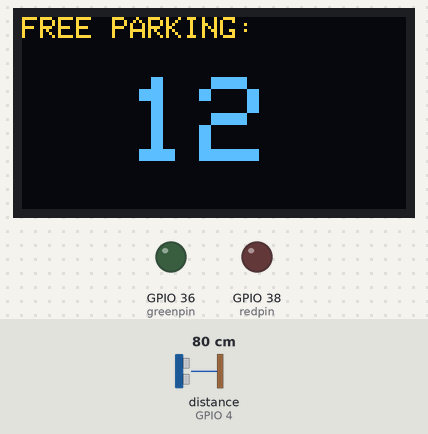
A program run on a simulated ESP32-S3. On the bench: 128×64 one-colour display, output pins drawn as LEDs (lit = HIGH). Wiring (inferred from the names in the program): ultrasonic range finder: trigger GPIO 5; echo GPIO 4. Inputs (shaded band) come from the test bench; at power-on: distance to the obstacle (sensor on GPIO 4) 80 cm. The echo pulse lasts 58.3 µs per cm; the OLED is the two-colour kind (top 16 rows yellow); pins used as bus, display or sensor lines are not drawn; what the program prints to the serial monitor is not drawn.

Above: at 2.2 s.
2.3 s: distance to the obstacle (sensor on GPIO 4) set to 7 cm
5.8 s: distance to the obstacle (sensor on GPIO 4) set to 4 cm
At 7.8 s:
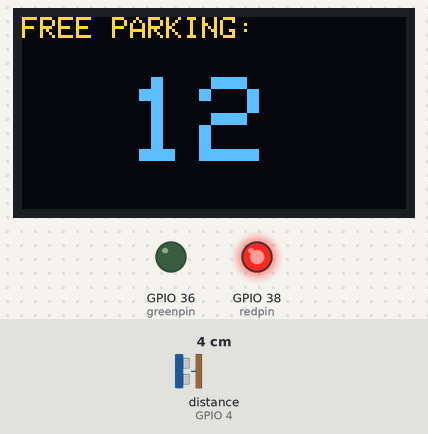
8.6 s: distance to the obstacle (sensor on GPIO 4) set to 9 cm
At 11.6 s:
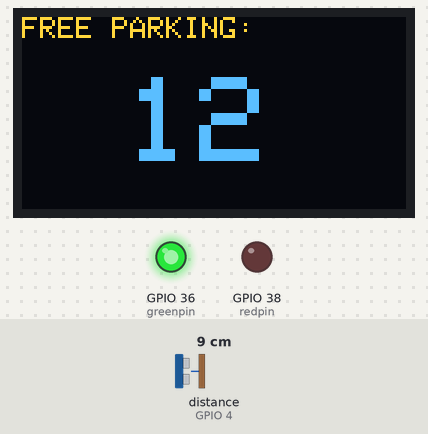
12.1 s: distance to the obstacle (sensor on GPIO 4) set to 2 cm
At 14.2 s:
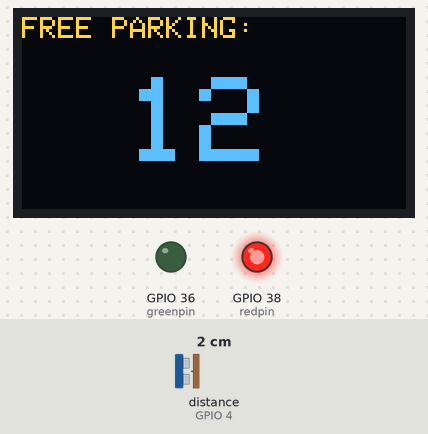
Timing chart, 0 to 15.7 s (numbered marks = the images above; inputs shaded):
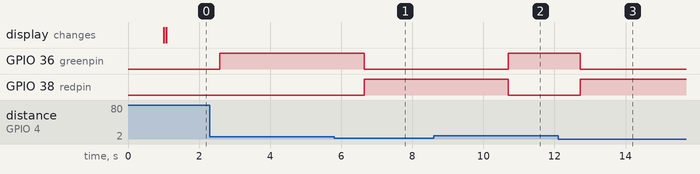

Measured:
- the behaviour switches between 6 and 5 cm on distance to the obstacle (sensor on GPIO 4) (found by bisection; images 0 and 1)
- after the input at 5.8 s, GPIO 36 (greenpin): HIGH → LOW after 0.84 s; GPIO 38 (redpin): LOW → HIGH after 0.84 s
- after the input at 8.6 s, GPIO 36 (greenpin): LOW → HIGH after 2.1 s; GPIO 38 (redpin): HIGH → LOW after 2.1 s
- after the input at 12.1 s, GPIO 36 (greenpin): HIGH → LOW after 0.62 s; GPIO 38 (redpin): LOW → HIGH after 0.62 s

The program:

main.cpp
```cpp
#include <Arduino.h>
#include <Wire.h>
#include <Adafruit_GFX.h>
#include <Adafruit_SSD1306.h>

// --- Config ---
const int SDA_PIN = 8;
const int SCL_PIN = 9;
const int SCREEN_WIDTH = 128;
const int SCREEN_HEIGHT = 64;
const int SCREEN_ADDRESS = 0x3C;

const int trigPin = 5;
const int echoPin = 4;
const int redpin = 38;
const int greenpin = 36;
const int sensitivity = 5;

void renderParkingStatus(int count);

Adafruit_SSD1306 display(SCREEN_WIDTH, SCREEN_HEIGHT, &Wire, -1);

int val;

float duration, distance;


void setup() {

  pinMode(redpin, OUTPUT);
	pinMode(greenpin, OUTPUT);
  pinMode(trigPin, OUTPUT);
  pinMode(echoPin, INPUT);

  Serial.begin(115200);
  delay(1000);
  Serial.println("System Initializing...");

  Wire.begin(SDA_PIN, SCL_PIN);
  Serial.println("I2C Bus Started.");

  if(!display.begin(SSD1306_SWITCHCAPVCC, SCREEN_ADDRESS)) {
    Serial.println(F("SSD1306 allocation failed! Check wiring or address."));
    for(;;);
  }

  Serial.println("Display initialized successfully!");
  display.clearDisplay();
  display.display();
}

void loop() {
  int freeParkingSpots = 12;
  Serial.print("Updating display with: ");
  Serial.println(freeParkingSpots);

  renderParkingStatus(freeParkingSpots);

  delay(1000);

  digitalWrite(trigPin, LOW);
  delayMicroseconds(2); // no magic numbers todo
  digitalWrite(trigPin, HIGH);
  delayMicroseconds(10); // no magic numbers todo
  digitalWrite(trigPin, LOW);

  duration = pulseIn(echoPin, HIGH);
  distance = duration * 0.034 / 2; // no magic numbers todo

  Serial.print("Distance: ");
  Serial.println(distance);

  delay(500); // no magic numbers todo

  if (distance < sensitivity) {
		analogWrite(redpin, 255 - val);
    analogWrite(greenpin, val);
    Serial.print("Vehicle in parkingspot");
  }
  else {
    analogWrite(redpin, val);
		analogWrite(greenpin, 255 - val);
    Serial.print("Parkingspot empty");
  }
  delay(500);
}

void renderParkingStatus(int count) {
  display.clearDisplay();

  display.setTextSize(1); // Smaller text for header
  display.setTextColor(SSD1306_WHITE);
  display.setCursor(0, 0);
  display.print("FREE PARKING:");

  display.setTextSize(4);
  display.setCursor(35, 20); // Centering the big number better
  display.print(count);

  display.display();
}
```
